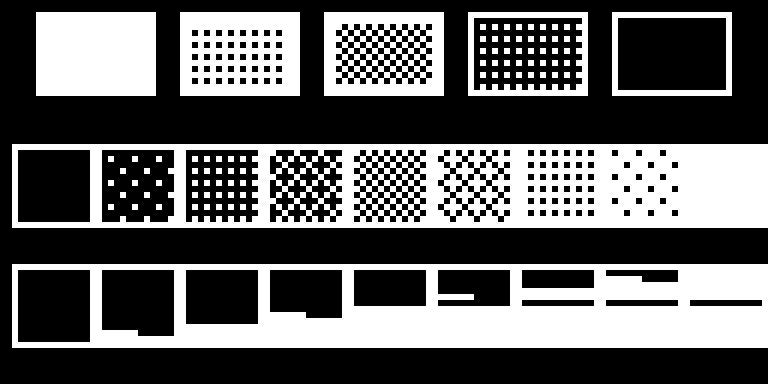

Write Python code to recreate this figure.
#!/usr/bin/env python3
# -*- coding: utf-8 -*-
"""
临时验证脚本：在电脑上复刻 OLED_填充灰阶矩形() 的抖动算法，
把主屏幕那五个传感器框渲染成 PNG，用来肉眼确认灰阶是不是连续的。
只依赖 Pillow；不参与固件编译。
"""

from PIL import Image

W, H = 128, 64

# 与 src/oled.c 里的 抖动门槛[8][8] 完全一致（= (Bayer*2+1)*1000/128）
THRESH = [
    [8, 508, 133, 633, 39, 539, 164, 664],
    [758, 258, 883, 383, 789, 289, 914, 414],
    [195, 695, 70, 570, 227, 727, 102, 602],
    [945, 445, 820, 320, 977, 477, 852, 352],
    [55, 555, 180, 680, 23, 523, 148, 648],
    [805, 305, 930, 430, 773, 273, 898, 398],
    [242, 742, 117, 617, 211, 711, 86, 586],
    [992, 492, 867, 367, 961, 461, 836, 336],
]

FB = bytearray(W * H // 8)          # 显存，页格式


def clear():
    for i in range(len(FB)):
        FB[i] = 0


def put(x, y):
    if 0 <= x < W and 0 <= y < H:
        FB[(y >> 3) * W + x] |= 1 << (y & 7)


def rect(x0, y0, x1, y1):
    for x in range(x0, x1 + 1):
        put(x, y0)
        put(x, y1)
    for y in range(y0, y1 + 1):
        put(x0, y)
        put(x1, y)


def gray_rect(x0, y0, x1, y1, level):
    """复刻 OLED_填充灰阶矩形：level 0~1000"""
    level = max(0, min(1000, level))
    for y in range(y0, y1 + 1):
        for x in range(x0, x1 + 1):
            if level >= THRESH[y & 7][x & 7]:
                put(x, y)


def gray_per_mille(idx, raw, thr=450, strong=550):
    """复刻 灰度_黑度千分()：默认阈值 450 / 强阈值 550"""
    span = 4 * (strong - thr)
    if span < 80:
        span = 80
    white = thr - span // 2
    d = ((raw - white) * 1000) // span
    return max(0, min(1000, d))


# ---------------- 上半：主屏幕那一帧 ----------------
clear()

RAWS = [250, 350, 450, 550, 650]     # 第 1~5 路的原始值
levels = []
for i in range(5):
    road = 4 - i                     # 和 menu_tree.c 一样：左边显示第 5 路
    raw = RAWS[road]
    lv = gray_per_mille(road, raw)
    levels.append(lv)
    x0 = 6 + i * 24
    gray_rect(x0 + 1, 3, x0 + 18, 14, lv)
    rect(x0, 2, x0 + 19, 15)
    if raw >= 450:                   # 判为压线时套内框
        rect(x0 + 1, 3, x0 + 18, 14)

# ---------------- 下半：0~1000 均匀分 9 档，看区分度 ----------------
for i in range(9):
    lv = i * 125
    x0 = 2 + i * 14
    gray_rect(x0 + 1, 25, x0 + 12, 36, lv)
    rect(x0, 24, x0 + 13, 37)


def bar_rect(x0, y0, x1, y1, level):
    """备选方案：竖直电平柱（从底部长上来），顶部按余数用横向长度细分"""
    level = max(0, min(1000, level))
    h = level * (y1 - y0 + 1) / 1000.0
    hi = int(h)
    frac = h - hi
    for k in range(hi):                       # 下面的整行填满
        for x in range(x0, x1 + 1):
            put(x, y1 - k)
    if frac > 0 and hi <= (y1 - y0):          # 再上一行按比例横向填
        width = int(round(frac * (x1 - x0 + 1)))
        for x in range(x0, x0 + width):
            put(x, y1 - hi)
    # 50%（判黑阈值）位置擦出一条横线，标出"过没过阈值"
    thr_y = y1 - (y1 - y0 + 1) // 2
    for x in range(x0, x1 + 1):
        FB[(thr_y >> 3) * W + x] &= ~(1 << (thr_y & 7))


# ---------------- 最下面：同样的 9 档，换成电平柱 ----------------
for i in range(9):
    lv = i * 125
    x0 = 2 + i * 14
    bar_rect(x0 + 1, 45, x0 + 12, 56, lv)
    rect(x0, 44, x0 + 13, 57)

# ---------------- 导出 ----------------
img = Image.new("1", (W, H), 0)
px = img.load()
for y in range(H):
    for x in range(W):
        if FB[(y >> 3) * W + x] & (1 << (y & 7)):
            px[x, y] = 1

SCALE = 6
big = img.resize((W * SCALE, H * SCALE), Image.NEAREST)
out = "tools/preview_screen.png"
big.save(out)
print("raw -> level:", list(zip(RAWS, [gray_per_mille(0, r) for r in RAWS])))
print("layout levels (5th..1st road):", levels)
print("saved", out)

# 顺带校验：点数比例应该严格等于灰度
for lv in (0, 125, 250, 500, 750, 1000):
    clear()
    gray_rect(0, 0, 15, 15, lv)
    on = sum(bin(b).count("1") for b in FB)
    print("level %4d -> %3d/256 pixels on (%5.1f%%)" % (lv, on, on * 100 / 256))
